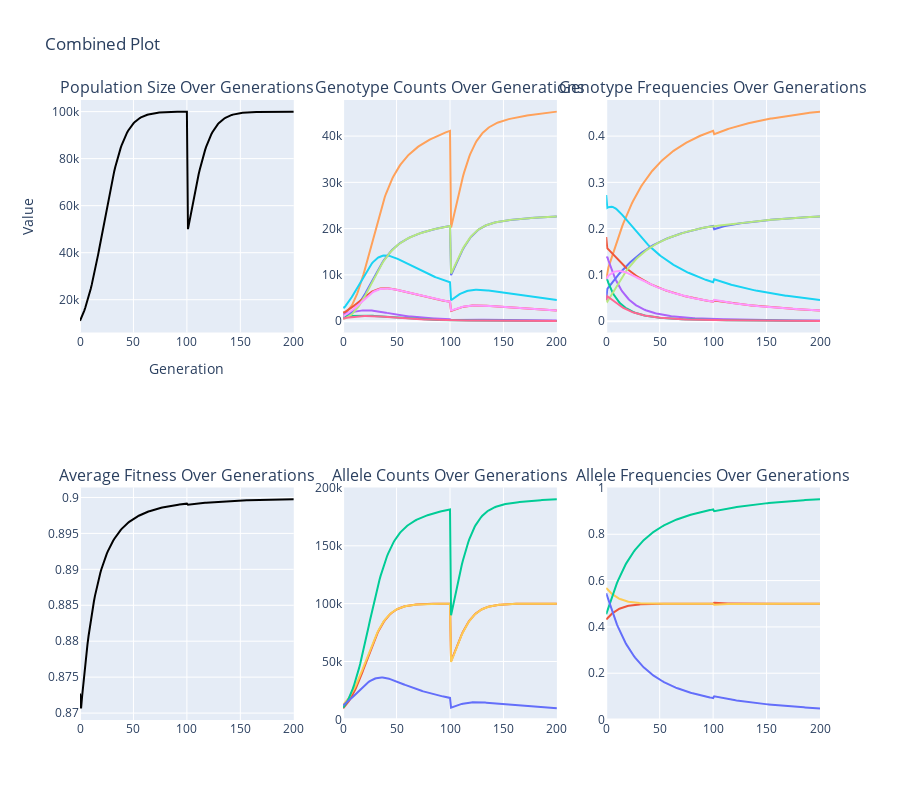

Here is the notebook cell this chart was saved with:
### Code cell
# 2 locus, 2 alleles each (Not HW equilibrium)

generations=200
growth_rate=0.1
drift=0
carrying_capacity = 100000
bottleneck_yr=100
bottleneck_pop=50000


genotype_counts = {
    (('A1', 'A2'), ('B1', 'B1')): 1000,
    (('A1', 'A2'), ('B1', 'B2')): 3000,
    (('A1', 'A2'), ('B2', 'B2')): 1500,
    (('A2', 'A2'), ('B1', 'B1')): 500,
    (('A2', 'A2'), ('B1', 'B2')): 2000,
    (('A2', 'A2'), ('B2', 'B2')): 1000,
    (('A1', 'A1'), ('B1', 'B1')): 500,
    (('A1', 'A1'), ('B1', 'B2')): 1000,
    (('A1', 'A1'), ('B2', 'B2')): 500 
}

genotype_fitness = {
    (('A1', 'A2'), ('B1', 'B1')): 1.0,
    (('A1', 'A2'), ('B1', 'B2')): 1.0,
    (('A1', 'A2'), ('B2', 'B2')): 0.8,
    (('A2', 'A2'), ('B1', 'B1')): 0.8,
    (('A2', 'A2'), ('B1', 'B2')): 0.8,
    (('A2', 'A2'), ('B2', 'B2')): 0.8,
    (('A1', 'A1'), ('B1', 'B1')): 0.8,
    (('A1', 'A1'), ('B1', 'B2')): 0.8,
    (('A1', 'A1'), ('B2', 'B2')): 0.8 
}

mutations = [{('A1', 'A2'): 0.0, ('A2', 'A1'): 0.0,},
             {('B1', 'B2'): 0.0, ('B2', 'B1'): 0.0}]

next_genotype_frequencies(generations,
                          genotype_counts,
                          genotype_fitness,
                          growth_rate,
                          carrying_capacity,
                          drift,
                          mutations,
                          bottleneck_yr,
                          bottleneck_pop)

### Figure 1 — Plotly figure (JSON) as saved in the notebook; plotly's stock layout.template omitted (floating-point values rounded to 4 significant figures; data arrays with more than 128 entries replaced by an {"elided": "..."} marker saying what was removed)
{"data": [{"hoverinfo": "text", "line": {"color": "black"}, "mode": "lines", "name": "Population Size", "showlegend": false, "text": {"elided": "201 str values"}, "type": "scatter", "x": {"elided": "201 int values"}, "xaxis": "x", "y": {"elided": "201 float values"}, "yaxis": "y"}, {"hoverinfo": "text", "line": {"color": "#FFA15A"}, "mode": "lines", "name": "A1A2, B1B1", "showlegend": false, "text": {"elided": "201 str values"}, "type": "scatter", "x": {"elided": "201 int values"}, "xaxis": "x2", "y": {"elided": "201 int values"}, "yaxis": "y2"}, {"hoverinfo": "text", "line": {"color": "#19D3F3"}, "mode": "lines", "name": "A1A2, B1B2", "showlegend": false, "text": {"elided": "201 str values"}, "type": "scatter", "x": {"elided": "201 int values"}, "xaxis": "x2", "y": {"elided": "201 int values"}, "yaxis": "y2"}, {"hoverinfo": "text", "line": {"color": "#AB63FA"}, "mode": "lines", "name": "A1A2, B2B2", "showlegend": false, "text": {"elided": "201 str values"}, "type": "scatter", "x": {"elided": "201 int values"}, "xaxis": "x2", "y": {"elided": "201 int values"}, "yaxis": "y2"}, {"hoverinfo": "text", "line": {"color": "#636EFA"}, "mode": "lines", "name": "A2A2, B1B1", "showlegend": false, "text": {"elided": "201 str values"}, "type": "scatter", "x": {"elided": "201 int values"}, "xaxis": "x2", "y": {"elided": "201 int values"}, "yaxis": "y2"}, {"hoverinfo": "text", "line": {"color": "#EF553B"}, "mode": "lines", "name": "A2A2, B1B2", "showlegend": false, "text": {"elided": "201 str values"}, "type": "scatter", "x": {"elided": "201 int values"}, "xaxis": "x2", "y": {"elided": "201 int values"}, "yaxis": "y2"}, {"hoverinfo": "text", "line": {"color": "#00CC96"}, "mode": "lines", "name": "A2A2, B2B2", "showlegend": false, "text": {"elided": "201 str values"}, "type": "scatter", "x": {"elided": "201 int values"}, "xaxis": "x2", "y": {"elided": "201 int values"}, "yaxis": "y2"}, {"hoverinfo": "text", "line": {"color": "#B6E880"}, "mode": "lines", "name": "A1A1, B1B1", "showlegend": false, "text": {"elided": "201 str values"}, "type": "scatter", "x": {"elided": "201 int values"}, "xaxis": "x2", "y": {"elided": "201 int values"}, "yaxis": "y2"}, {"hoverinfo": "text", "line": {"color": "#FF97FF"}, "mode": "lines", "name": "A1A1, B1B2", "showlegend": false, "text": {"elided": "201 str values"}, "type": "scatter", "x": {"elided": "201 int values"}, "xaxis": "x2", "y": {"elided": "201 int values"}, "yaxis": "y2"}, {"hoverinfo": "text", "line": {"color": "#FF6692"}, "mode": "lines", "name": "A1A1, B2B2", "showlegend": false, "text": {"elided": "201 str values"}, "type": "scatter", "x": {"elided": "201 int values"}, "xaxis": "x2", "y": {"elided": "201 int values"}, "yaxis": "y2"}, {"hoverinfo": "text", "line": {"color": "#FFA15A"}, "mode": "lines", "name": "A1A2, B1B1", "showlegend": false, "text": {"elided": "201 str values"}, "type": "scatter", "x": {"elided": "201 int values"}, "xaxis": "x3", "y": {"elided": "201 float values"}, "yaxis": "y3"}, {"hoverinfo": "text", "line": {"color": "#19D3F3"}, "mode": "lines", "name": "A1A2, B1B2", "showlegend": false, "text": {"elided": "201 str values"}, "type": "scatter", "x": {"elided": "201 int values"}, "xaxis": "x3", "y": {"elided": "201 float values"}, "yaxis": "y3"}, {"hoverinfo": "text", "line": {"color": "#AB63FA"}, "mode": "lines", "name": "A1A2, B2B2", "showlegend": false, "text": {"elided": "201 str values"}, "type": "scatter", "x": {"elided": "201 int values"}, "xaxis": "x3", "y": {"elided": "201 float values"}, "yaxis": "y3"}, {"hoverinfo": "text", "line": {"color": "#636EFA"}, "mode": "lines", "name": "A2A2, B1B1", "showlegend": false, "text": {"elided": "201 str values"}, "type": "scatter", "x": {"elided": "201 int values"}, "xaxis": "x3", "y": {"elided": "201 float values"}, "yaxis": "y3"}, {"hoverinfo": "text", "line": {"color": "#EF553B"}, "mode": "lines", "name": "A2A2, B1B2", "showlegend": false, "text": {"elided": "201 str values"}, "type": "scatter", "x": {"elided": "201 int values"}, "xaxis": "x3", "y": {"elided": "201 float values"}, "yaxis": "y3"}, {"hoverinfo": "text", "line": {"color": "#00CC96"}, "mode": "lines", "name": "A2A2, B2B2", "showlegend": false, "text": {"elided": "201 str values"}, "type": "scatter", "x": {"elided": "201 int values"}, "xaxis": "x3", "y": {"elided": "201 float values"}, "yaxis": "y3"}, {"hoverinfo": "text", "line": {"color": "#B6E880"}, "mode": "lines", "name": "A1A1, B1B1", "showlegend": false, "text": {"elided": "201 str values"}, "type": "scatter", "x": {"elided": "201 int values"}, "xaxis": "x3", "y": {"elided": "201 float values"}, "yaxis": "y3"}, {"hoverinfo": "text", "line": {"color": "#FF97FF"}, "mode": "lines", "name": "A1A1, B1B2", "showlegend": false, "text": {"elided": "201 str values"}, "type": "scatter", "x": {"elided": "201 int values"}, "xaxis": "x3", "y": {"elided": "201 float values"}, "yaxis": "y3"}, {"hoverinfo": "text", "line": {"color": "#FF6692"}, "mode": "lines", "name": "A1A1, B2B2", "showlegend": false, "text": {"elided": "201 str values"}, "type": "scatter", "x": {"elided": "201 int values"}, "xaxis": "x3", "y": {"elided": "201 float values"}, "yaxis": "y3"}, {"hoverinfo": "text", "line": {"color": "black"}, "mode": "lines", "name": "Average Fitness", "showlegend": false, "text": {"elided": "201 str values"}, "type": "scatter", "x": {"elided": "201 int values"}, "xaxis": "x4", "y": {"elided": "201 float values"}, "yaxis": "y4"}, {"hoverinfo": "text", "line": {"color": "#EF553B"}, "mode": "lines", "name": "A1", "showlegend": false, "text": {"elided": "201 str values"}, "type": "scatter", "x": {"elided": "201 int values"}, "xaxis": "x5", "y": {"elided": "201 int values"}, "yaxis": "y5"}, {"hoverinfo": "text", "line": {"color": "#FECB52"}, "mode": "lines", "name": "A2", "showlegend": false, "text": {"elided": "201 str values"}, "type": "scatter", "x": {"elided": "201 int values"}, "xaxis": "x5", "y": {"elided": "201 int values"}, "yaxis": "y5"}, {"hoverinfo": "text", "line": {"color": "#00CC96"}, "mode": "lines", "name": "B1", "showlegend": false, "text": {"elided": "201 str values"}, "type": "scatter", "x": {"elided": "201 int values"}, "xaxis": "x5", "y": {"elided": "201 int values"}, "yaxis": "y5"}, {"hoverinfo": "text", "line": {"color": "#636EFA"}, "mode": "lines", "name": "B2", "showlegend": false, "text": {"elided": "201 str values"}, "type": "scatter", "x": {"elided": "201 int values"}, "xaxis": "x5", "y": {"elided": "201 int values"}, "yaxis": "y5"}, {"hoverinfo": "text", "line": {"color": "#EF553B"}, "mode": "lines", "name": "A1", "showlegend": false, "text": {"elided": "201 str values"}, "type": "scatter", "x": {"elided": "201 int values"}, "xaxis": "x6", "y": {"elided": "201 float values"}, "yaxis": "y6"}, {"hoverinfo": "text", "line": {"color": "#FECB52"}, "mode": "lines", "name": "A2", "showlegend": false, "text": {"elided": "201 str values"}, "type": "scatter", "x": {"elided": "201 int values"}, "xaxis": "x6", "y": {"elided": "201 float values"}, "yaxis": "y6"}, {"hoverinfo": "text", "line": {"color": "#00CC96"}, "mode": "lines", "name": "B1", "showlegend": false, "text": {"elided": "201 str values"}, "type": "scatter", "x": {"elided": "201 int values"}, "xaxis": "x6", "y": {"elided": "201 float values"}, "yaxis": "y6"}, {"hoverinfo": "text", "line": {"color": "#636EFA"}, "mode": "lines", "name": "B2", "showlegend": false, "text": {"elided": "201 str values"}, "type": "scatter", "x": {"elided": "201 int values"}, "xaxis": "x6", "y": {"elided": "201 float values"}, "yaxis": "y6"}], "layout": {"annotations": [{"font": {"size": 16}, "showarrow": false, "text": "Population Size Over Generations", "x": 0.1444, "xanchor": "center", "xref": "paper", "y": 1, "yanchor": "bottom", "yref": "paper"}, {"font": {"size": 16}, "showarrow": false, "text": "Genotype Counts Over Generations", "x": 0.5, "xanchor": "center", "xref": "paper", "y": 1, "yanchor": "bottom", "yref": "paper"}, {"font": {"size": 16}, "showarrow": false, "text": "Genotype Frequencies Over Generations", "x": 0.8556, "xanchor": "center", "xref": "paper", "y": 1, "yanchor": "bottom", "yref": "paper"}, {"font": {"size": 16}, "showarrow": false, "text": "Average Fitness Over Generations", "x": 0.1444, "xanchor": "center", "xref": "paper", "y": 0.375, "yanchor": "bottom", "yref": "paper"}, {"font": {"size": 16}, "showarrow": false, "text": "Allele Counts Over Generations", "x": 0.5, "xanchor": "center", "xref": "paper", "y": 0.375, "yanchor": "bottom", "yref": "paper"}, {"font": {"size": 16}, "showarrow": false, "text": "Allele Frequencies Over Generations", "x": 0.8556, "xanchor": "center", "xref": "paper", "y": 0.375, "yanchor": "bottom", "yref": "paper"}], "height": 800, "hovermode": "closest", "title": {"text": "Combined Plot"}, "xaxis": {"anchor": "y", "domain": [0, 0.2889], "title": {"text": "Generation"}}, "xaxis2": {"anchor": "y2", "domain": [0.3556, 0.6444]}, "xaxis3": {"anchor": "y3", "domain": [0.7111, 1]}, "xaxis4": {"anchor": "y4", "domain": [0, 0.2889]}, "xaxis5": {"anchor": "y5", "domain": [0.3556, 0.6444]}, "xaxis6": {"anchor": "y6", "domain": [0.7111, 1]}, "yaxis": {"anchor": "x", "domain": [0.625, 1], "title": {"text": "Value"}}, "yaxis2": {"anchor": "x2", "domain": [0.625, 1]}, "yaxis3": {"anchor": "x3", "domain": [0.625, 1]}, "yaxis4": {"anchor": "x4", "domain": [0, 0.375]}, "yaxis5": {"anchor": "x5", "domain": [0, 0.375]}, "yaxis6": {"anchor": "x6", "domain": [0, 0.375]}}}
